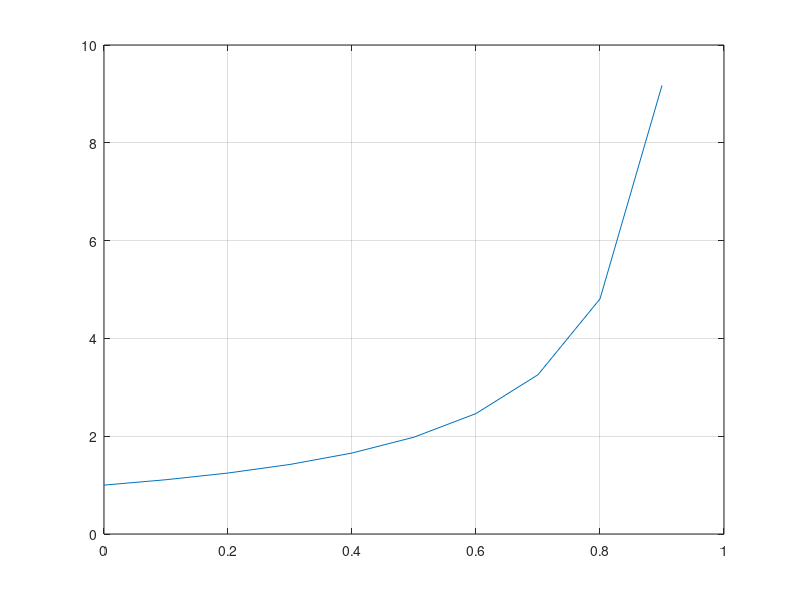

The MATLAB source for this figure:
clear all
close all
clc
res=[];
N=2.^(3:8)
nD = N.^2
nT = N.^3
nC=20;
K = 2000 %(1-nC) .* N ./ (N.*(nC-1) - nC) 
format long 
c1 = (1./K+1).*nT
c2 = c1/nC + nD    
floor(c1./c2)
mean(floor(c1./c2))
m=0:0.1:0.9;
plot(m, 1 ./ (1-0.99 * m))
grid on 